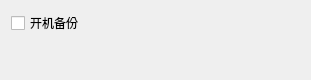
<?xml version="1.0" encoding="UTF-8"?>
<ui version="4.0">
 <class>w_sys_manage_sqlcopy_backup_strategy_Dialog</class>
 <widget class="QDialog" name="w_sys_manage_sqlcopy_backup_strategy_Dialog">
  <property name="geometry">
   <rect>
    <x>0</x>
    <y>0</y>
    <width>311</width>
    <height>80</height>
   </rect>
  </property>
  <property name="windowTitle">
   <string>Dialog</string>
  </property>
  <layout class="QVBoxLayout" name="verticalLayout">
   <item>
    <widget class="QCheckBox" name="checkBox">
     <property name="text">
      <string>开机备份</string>
     </property>
    </widget>
   </item>
   <item>
    <widget class="lds_toolbar" name="widget" native="true"/>
   </item>
  </layout>
 </widget>
 <customwidgets>
  <customwidget>
   <class>lds_toolbar</class>
   <extends>QFrame</extends>
   <header>lds_toolbar.h</header>
   <container>1</container>
  </customwidget>
 </customwidgets>
 <resources/>
 <connections/>
</ui>
